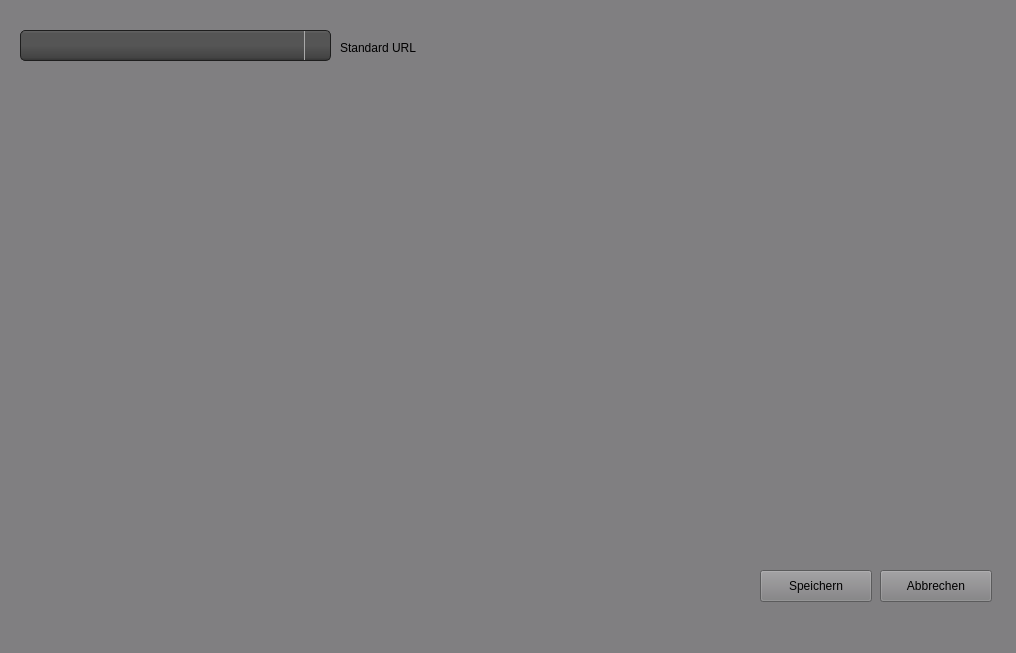
<?xml version="1.0" encoding="UTF-8"?>
<ui version="4.0">
 <class>second_window</class>
 <widget class="QMainWindow" name="second_window">
  <property name="geometry">
   <rect>
    <x>0</x>
    <y>0</y>
    <width>1016</width>
    <height>653</height>
   </rect>
  </property>
  <property name="windowTitle">
   <string>MainWindow</string>
  </property>
  <property name="styleSheet">
   <string notr="true">background-color: rgb(128, 127, 129)</string>
  </property>
  <widget class="QWidget" name="centralwidget">
   <widget class="QComboBox" name="combobox_standard_url">
    <property name="geometry">
     <rect>
      <x>20</x>
      <y>30</y>
      <width>311</width>
      <height>31</height>
     </rect>
    </property>
    <property name="styleSheet">
     <string notr="true">QComboBox
{
    subcontrol-origin: padding;
    subcontrol-position: top right;
    selection-background-color: #111;
    selection-color: white;
    color: white;
    background-color: QLinearGradient( x1: 0, y1: 0, x2: 0, y2: 1, stop: 0 #565656, stop: 0.1 #525252, stop: 0.5 #4e4e4e, stop: 0.9 #4a4a4a, stop: 1 #464646);
    border-style: solid;
    border: 1px solid #1e1e1e;
    border-radius: 5;
    padding: 1px 0px 1px 20px;
}


QComboBox:hover, QPushButton:hover
{
    border: 1px solid teal;
    color: white;
}

QComboBox:editable {
    background: red;
    color: pink;
}

QComboBox:on
{
    padding-top: 0px;
    padding-left: 0px;
    color: white;
    background-color: QLinearGradient( x1: 0, y1: 0, x2: 0, y2: 1, stop: 0 #2d2d2d, stop: 0.1 #2b2b2b, stop: 0.5 #292929, stop: 0.9 #282828, stop: 1 #252525);
    selection-background-color: rgb(67, 131, 202);
}

QComboBox:!on
{
    color: white;
    background-color: QLinearGradient( x1: 0, y1: 0, x2: 0, y2: 1, stop: 0 #666, stop: 0.1 #555, stop: 0.5 #555, stop: 0.9 #444, stop: 1 #333);
}

QComboBox QAbstractItemView
{
    border: 2px solid darkgray;
    color: black;
    selection-background-color: QLinearGradient( x1: 0, y1: 0, x2: 0, y2: 1, stop: 0 #111, stop: 1 #333);
}

QComboBox::drop-down
{
     subcontrol-origin: padding;
     subcontrol-position: top right;
     width: 15px;
     color: white;
     border-left-width: 1px;
     border-left-color: darkgray;
     border-left-style: solid; /* just a single line */
     border-top-right-radius: 3px; /* same radius as the QComboBox */
     border-bottom-right-radius: 3px;
     padding-left: 10px;
 }


</string>
    </property>
   </widget>
   <widget class="QLabel" name="label">
    <property name="geometry">
     <rect>
      <x>340</x>
      <y>40</y>
      <width>131</width>
      <height>16</height>
     </rect>
    </property>
    <property name="text">
     <string>Standard URL</string>
    </property>
   </widget>
   <widget class="QPushButton" name="pushButton">
    <property name="geometry">
     <rect>
      <x>760</x>
      <y>570</y>
      <width>112</width>
      <height>32</height>
     </rect>
    </property>
    <property name="text">
     <string>Speichern</string>
    </property>
   </widget>
   <widget class="QPushButton" name="pushButton_2">
    <property name="geometry">
     <rect>
      <x>880</x>
      <y>570</y>
      <width>112</width>
      <height>32</height>
     </rect>
    </property>
    <property name="text">
     <string>Abbrechen</string>
    </property>
   </widget>
  </widget>
  <widget class="QMenuBar" name="menubar">
   <property name="geometry">
    <rect>
     <x>0</x>
     <y>0</y>
     <width>1016</width>
     <height>22</height>
    </rect>
   </property>
  </widget>
  <widget class="QStatusBar" name="statusbar"/>
 </widget>
 <resources/>
 <connections/>
</ui>
